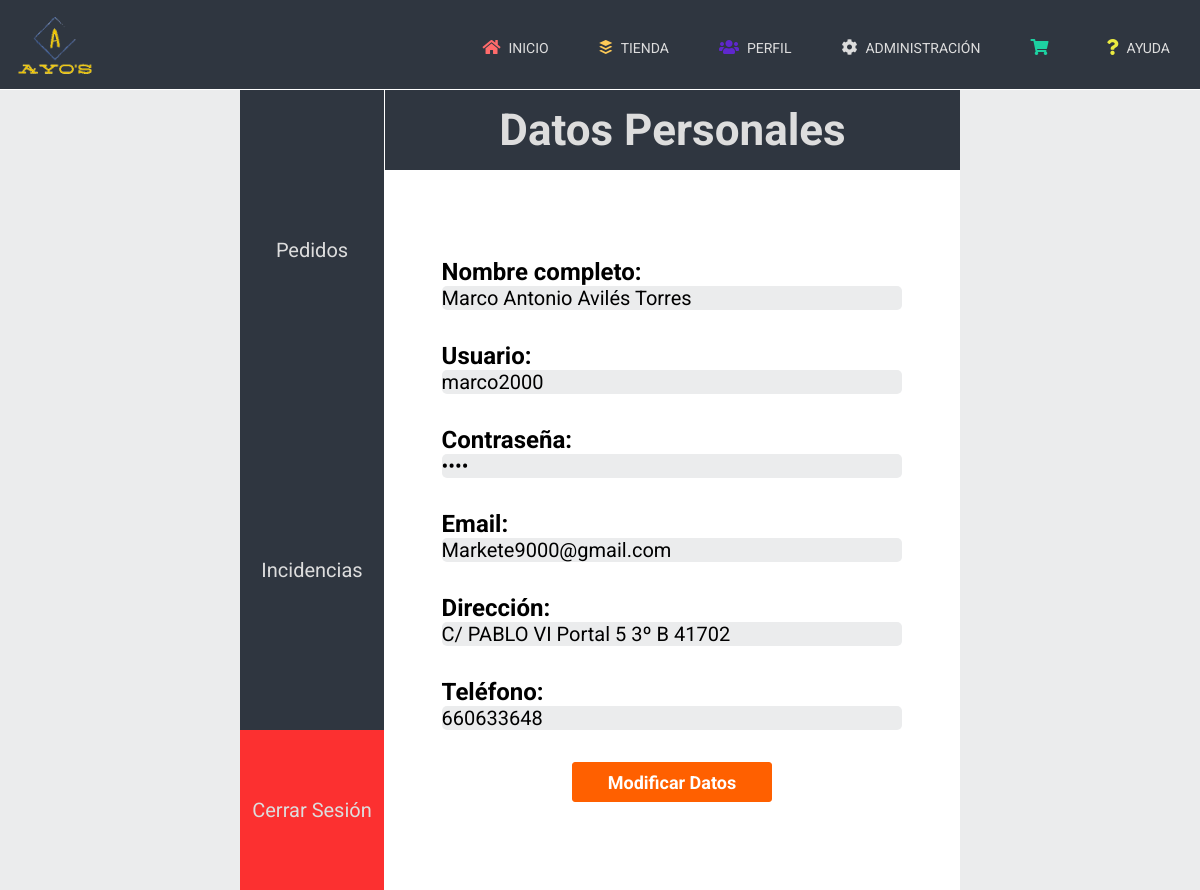
Screenshot of /PDAW/Controller/perfil.php (signed in) with the database file from the repository.
### tables this page shows
CREATE TABLE `usuario` (
  `nombre` text NOT NULL,
  `usuario` varchar(20) NOT NULL,
  `contraseña` varchar(20) NOT NULL,
  `email` varchar(40) NOT NULL,
  `direccion` varchar(60) NOT NULL,
  `telefono` text NOT NULL,
  `tipo` text NOT NULL
);

### PDAW/Controller/perfil.php (called while the page is built, shortened)
<?php
    include '../Model/Usuario.php';
    $usuario = Usuario::getUsuarioByUsuario($_SESSION['usuario']);
    include '../View/perfil.php';
?>

### PDAW/Model/Usuario.php (called while the page is built, shortened)
<?php
class Usuario{
    private $nombre;
    private $usuario;
    private $contraseña;
    private $email;
    private $direccion;
    private $telefono;
    public function __construct($nombre="", $usuario="", $contraseña="", $email="", $direccion="", $telefono="", $tipo="usuario"){
        $this->nombre = $nombre;
        $this->usuario = $usuario;
        $this->contraseña = $contraseña;
        $this->email = $email;
        $this->direccion = $direccion;
        $this->telefono = $telefono;
    }
    public function getNombre(){
        return $this->nombre;
    }
    public function getUsuario(){
        return $this->usuario;
    }
    public function getContraseña(){
        return $this->contraseña;
    }
    public function getEmail(){
        return $this->email;
    }
    public function getDireccion(){
        return $this->direccion;
    }
    public function getTelefono(){
        return $this->telefono;
    }
    public static function getUsuarioByUsuario($usuario, $email=""){
        $conexion = ayoDB::connectDB();
        if ($email!="") {
            $consulta = $conexion->query("SELECT * FROM usuario WHERE usuario='".$usuario."' OR email='".$email."'");
        }else{
            $consulta = $conexion->query("SELECT * FROM usuario WHERE usuario='".$usuario."'");
        }
        if ($consulta->rowCount() > 0) {
            while ($usuarios = $consulta->fetchObject()) {
                $usuario = new Usuario($usuarios->nombre, $usuarios->usuario, $usuarios->contraseña, $usuarios->email, $usuarios->direccion, $usuarios->telefono, $usuarios->tipo);
            }
            return $usuario;
        }else{
            return false;
        }
    }
}
?>

### PDAW/View/perfil.php (the view, shortened to what this page needs)
<!DOCTYPE html>
<html lang="es">
<head>
	<link rel="stylesheet" href="../View/css/principal.css">
	<link rel="stylesheet" href="../View/css/perfil.css">
	<link rel="stylesheet" href="https://cdnjs.cloudflare.com/ajax/libs/font-awesome/5.13.0/css/all.min.css">
</head>
<body class="body">
    <?php
        include '../Controller/header.php';
    ?>
	<div class="contenedor">
		<div class="caja">
			<div class="menu">
				<div class="pedidos">
					<a class="boton" href="../Controller/pedidos_usuario.php">Pedidos</a>
				</div>
				<div class="incidencias">
					<a class="boton" href="../Controller/incidencias_usuario.php">Incidencias</a>
				</div>
				<div class="cerrar">
					<a class="boton" href="../Controller/index.php?cerrar">Cerrar Sesión</a>
				</div>
			</div>
			<div class="info">
				<div class="titulo">
					<h1>Datos Personales</h1>
				</div>
				<div class="cajainfo">
					<form class="datos" action="../Controller/modificaUsuario.php" method="post">
						<div class="datos1">
							<h2>Nombre completo: &nbsp</h2>
							<input class="input" name="nombre" type="text" value="<?=$usuario->getNombre()?>">
						</div>
						<div class="datos1">
							<h2>Usuario: &nbsp</h2>
							<input class="input" id="usuario" name="usuario" type="text" readonly value="<?=$usuario->getUsuario()?>">
						</div>
						<div class="datos1">
							<h2>Contraseña: &nbsp</h2>
							<input class="input" id="contraseña" name="contraseña" type="password" value="<?=$usuario->getContraseña()?>">
						</div>
						<div class="datos1">
							<h2>Email: &nbsp</h2>
							<input class="input" name="email" type="text" readonly value="<?=$usuario->getEmail()?>">
						</div>
						<div class="datos1">
							<h2>Dirección: &nbsp</h2>
							<input class="input" name="direccion" type="text" value="<?=$usuario->getDireccion()?>">
						</div>
						<div class="datos1">
							<h2>Teléfono: &nbsp</h2>
							<input class="input" name="telefono" type="text" value="<?=$usuario->getTelefono()?>">
						</div>
						<div class="datos2">
							<input class="modi" type="submit" value="Modificar Datos">
						</div>
					</form>
				</div>
			</div>
		</div>
	</div>
</body>
</html>

### PDAW/View/css/principal.css (style rules this page uses)
* { margin: 0; padding: 0; text-decoration: none; font-family: 'Roboto', sans-serif; box-sizing: border-box; }
.body { background: #EBECED; }

### PDAW/View/css/perfil.css (style rules this page uses)
.contenedor { display: flex; justify-content: center; }
.caja { margin: 0; width: 60%; height: 800px; background: white; display: flex; flex-wrap: nowrap; min-width: 600px; }
.menu { width: 13%; height: 100%; display: flex; justify-content: center; align-items: center; flex-wrap: wrap; text-align: center; }
.info { width: 87%; display: flex; justify-content: center; align-items: center; flex-wrap: wrap; }
.titulo { background: #2f3640; color: #ddd; height: 10%; width: 100%; border-left: 1px solid white; display: flex; align-items: center; justify-content: center; font-size: 22px; }
.cajainfo { width: 80%; height: 90%; display: flex; justify-content: center; align-items: center; }
.datos { width: 100%; height: 80%; display: flex; flex-wrap: wrap; align-items: center; }
.datos1 { width: 100%; display: flex; flex-wrap: wrap; }
.datos2 { margin: auto; }
.input { width: inherit; border: none; border-radius: 5px; font-size: 20px; background: #EBECED; }
.modi { width: 200px; height: 40px; border-radius: 3px; border: 1px solid #FF6000; background: #FF6000; color: white; font-size: 18px; transition-duration: 300ms; font-weight: bold; }
.boton { color: #ddd; font-size: 20px; }
.pedidos, .incidencias { width: 100%; height: 40%; display: flex; align-items: center; justify-content: center; background: #2f3640; display: flex; align-items: center; transition: 300ms; }
.cerrar { background: rgb(252, 48, 48); width: 100%; height: 20%; display: flex; align-items: center; justify-content: center; }
@media (max-width:1400px) { .menu { width: 20%; } }
@media (max-width:1400px) { .info { width: 80%; } }

### rows the page displays
usuario: nombre "Marco Antonio Avilés Torres", usuario "marco2000", email "Markete9000@gmail.com", direccion "C/ PABLO VI Portal 5 3º B 41702", telefono "660633648"
